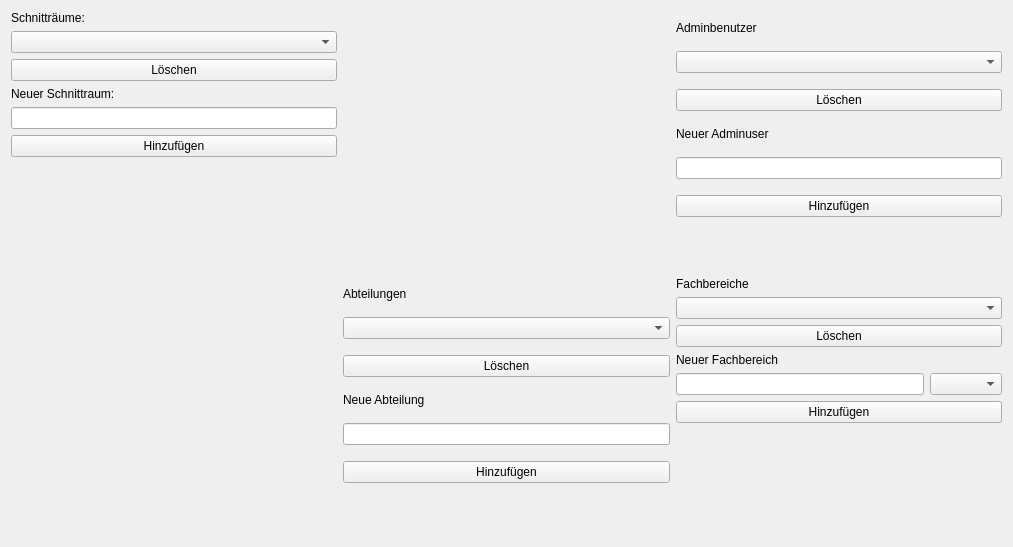
<?xml version="1.0" encoding="UTF-8"?>
<ui version="4.0">
 <class>options</class>
 <widget class="QWidget" name="options">
  <property name="geometry">
   <rect>
    <x>0</x>
    <y>0</y>
    <width>1013</width>
    <height>547</height>
   </rect>
  </property>
  <property name="windowTitle">
   <string>Form</string>
  </property>
  <layout class="QGridLayout" name="gridLayout">
   <item row="1" column="1">
    <layout class="QVBoxLayout" name="verticalLayout_5">
     <property name="rightMargin">
      <number>0</number>
     </property>
     <property name="bottomMargin">
      <number>0</number>
     </property>
     <item>
      <widget class="QLabel" name="labelAdminDepartments">
       <property name="sizePolicy">
        <sizepolicy hsizetype="Maximum" vsizetype="Maximum">
         <horstretch>0</horstretch>
         <verstretch>0</verstretch>
        </sizepolicy>
       </property>
       <property name="text">
        <string>Abteilungen</string>
       </property>
      </widget>
     </item>
     <item>
      <widget class="QComboBox" name="comboBoxDepartments"/>
     </item>
     <item>
      <widget class="QPushButton" name="buttonDelDepartment">
       <property name="text">
        <string>Löschen</string>
       </property>
      </widget>
     </item>
     <item>
      <widget class="QLabel" name="labelNewDepartment">
       <property name="sizePolicy">
        <sizepolicy hsizetype="Maximum" vsizetype="Maximum">
         <horstretch>0</horstretch>
         <verstretch>0</verstretch>
        </sizepolicy>
       </property>
       <property name="text">
        <string>Neue Abteilung</string>
       </property>
      </widget>
     </item>
     <item>
      <widget class="QLineEdit" name="lineEditNewDepartment">
       <property name="sizePolicy">
        <sizepolicy hsizetype="Preferred" vsizetype="Fixed">
         <horstretch>0</horstretch>
         <verstretch>0</verstretch>
        </sizepolicy>
       </property>
      </widget>
     </item>
     <item>
      <widget class="QPushButton" name="buttonAddDepartment">
       <property name="text">
        <string>Hinzufügen</string>
       </property>
      </widget>
     </item>
     <item>
      <spacer name="verticalSpacer_4">
       <property name="orientation">
        <enum>Qt::Vertical</enum>
       </property>
       <property name="sizeType">
        <enum>QSizePolicy::Preferred</enum>
       </property>
       <property name="sizeHint" stdset="0">
        <size>
         <width>20</width>
         <height>40</height>
        </size>
       </property>
      </spacer>
     </item>
    </layout>
   </item>
   <item row="0" column="0">
    <layout class="QVBoxLayout" name="verticalLayout_2">
     <property name="spacing">
      <number>6</number>
     </property>
     <property name="bottomMargin">
      <number>0</number>
     </property>
     <item>
      <widget class="QLabel" name="labelEditingrooms">
       <property name="sizePolicy">
        <sizepolicy hsizetype="Maximum" vsizetype="Maximum">
         <horstretch>0</horstretch>
         <verstretch>0</verstretch>
        </sizepolicy>
       </property>
       <property name="text">
        <string>Schnitträume:</string>
       </property>
      </widget>
     </item>
     <item>
      <widget class="QComboBox" name="comboBoxEditingRooms"/>
     </item>
     <item>
      <widget class="QPushButton" name="buttonDelEditingroom">
       <property name="text">
        <string>Löschen</string>
       </property>
      </widget>
     </item>
     <item>
      <widget class="QLabel" name="labelNewEditingRoom">
       <property name="text">
        <string>Neuer Schnittraum:</string>
       </property>
      </widget>
     </item>
     <item>
      <widget class="QLineEdit" name="lineEditNewEditingRoom">
       <property name="sizePolicy">
        <sizepolicy hsizetype="Preferred" vsizetype="Fixed">
         <horstretch>0</horstretch>
         <verstretch>0</verstretch>
        </sizepolicy>
       </property>
      </widget>
     </item>
     <item>
      <widget class="QPushButton" name="pushButtonAddEditingroom">
       <property name="text">
        <string>Hinzufügen</string>
       </property>
      </widget>
     </item>
     <item>
      <spacer name="verticalSpacer_2">
       <property name="orientation">
        <enum>Qt::Vertical</enum>
       </property>
       <property name="sizeHint" stdset="0">
        <size>
         <width>20</width>
         <height>40</height>
        </size>
       </property>
      </spacer>
     </item>
    </layout>
   </item>
   <item row="0" column="2">
    <layout class="QVBoxLayout" name="verticalLayout">
     <property name="rightMargin">
      <number>0</number>
     </property>
     <property name="bottomMargin">
      <number>0</number>
     </property>
     <item>
      <widget class="QLabel" name="labelAdminUsers">
       <property name="sizePolicy">
        <sizepolicy hsizetype="Maximum" vsizetype="Maximum">
         <horstretch>0</horstretch>
         <verstretch>0</verstretch>
        </sizepolicy>
       </property>
       <property name="text">
        <string>Adminbenutzer</string>
       </property>
      </widget>
     </item>
     <item>
      <widget class="QComboBox" name="comboBoxAdminUsers"/>
     </item>
     <item>
      <widget class="QPushButton" name="buttonDelAdminUser">
       <property name="text">
        <string>Löschen</string>
       </property>
      </widget>
     </item>
     <item>
      <widget class="QLabel" name="labelNewAdmin">
       <property name="sizePolicy">
        <sizepolicy hsizetype="Maximum" vsizetype="Maximum">
         <horstretch>0</horstretch>
         <verstretch>0</verstretch>
        </sizepolicy>
       </property>
       <property name="text">
        <string>Neuer Adminuser</string>
       </property>
      </widget>
     </item>
     <item>
      <widget class="QLineEdit" name="lineEditNewAdmin">
       <property name="sizePolicy">
        <sizepolicy hsizetype="Preferred" vsizetype="Fixed">
         <horstretch>0</horstretch>
         <verstretch>0</verstretch>
        </sizepolicy>
       </property>
      </widget>
     </item>
     <item>
      <widget class="QPushButton" name="buttonAddAdmin">
       <property name="text">
        <string>Hinzufügen</string>
       </property>
      </widget>
     </item>
     <item>
      <spacer name="verticalSpacer">
       <property name="orientation">
        <enum>Qt::Vertical</enum>
       </property>
       <property name="sizeType">
        <enum>QSizePolicy::Preferred</enum>
       </property>
       <property name="sizeHint" stdset="0">
        <size>
         <width>20</width>
         <height>40</height>
        </size>
       </property>
      </spacer>
     </item>
    </layout>
   </item>
   <item row="1" column="2">
    <layout class="QVBoxLayout" name="verticalLayout_3">
     <item>
      <widget class="QLabel" name="labelFaculties">
       <property name="text">
        <string>Fachbereiche</string>
       </property>
      </widget>
     </item>
     <item>
      <widget class="QComboBox" name="comboBoxFaculties"/>
     </item>
     <item>
      <widget class="QPushButton" name="buttonDelFaculty">
       <property name="text">
        <string>Löschen</string>
       </property>
      </widget>
     </item>
     <item>
      <widget class="QLabel" name="labelAddFaculty">
       <property name="text">
        <string>Neuer Fachbereich</string>
       </property>
      </widget>
     </item>
     <item>
      <layout class="QHBoxLayout" name="horizontalLayout_2">
       <property name="bottomMargin">
        <number>0</number>
       </property>
       <item>
        <widget class="QLineEdit" name="lineEditNewFaculty">
         <property name="sizePolicy">
          <sizepolicy hsizetype="Preferred" vsizetype="Fixed">
           <horstretch>0</horstretch>
           <verstretch>0</verstretch>
          </sizepolicy>
         </property>
        </widget>
       </item>
       <item>
        <widget class="QComboBox" name="comboBoxNewFacultyNumber">
         <property name="sizePolicy">
          <sizepolicy hsizetype="Fixed" vsizetype="Fixed">
           <horstretch>0</horstretch>
           <verstretch>0</verstretch>
          </sizepolicy>
         </property>
        </widget>
       </item>
      </layout>
     </item>
     <item>
      <widget class="QPushButton" name="ButtonAddFaculty">
       <property name="text">
        <string>Hinzufügen</string>
       </property>
      </widget>
     </item>
     <item>
      <spacer name="verticalSpacer_3">
       <property name="orientation">
        <enum>Qt::Vertical</enum>
       </property>
       <property name="sizeHint" stdset="0">
        <size>
         <width>20</width>
         <height>40</height>
        </size>
       </property>
      </spacer>
     </item>
    </layout>
   </item>
  </layout>
 </widget>
 <resources/>
 <connections/>
</ui>
